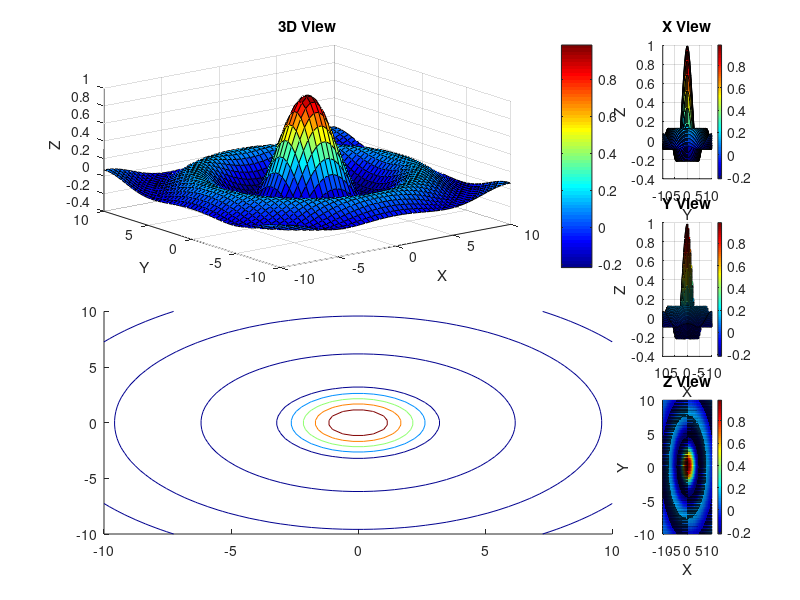

This chart was generated by the following MATLAB code: (Note: this script raises an error after producing the figure.)
clear
close all
clc

%% Data Creation

X = linspace(-10, 10, 50);
Y = X;
[X, Y] = meshgrid(X, Y);

R = sqrt(X.^2 + Y.^2) + eps;
Z = sin(R) ./ R;

%% Plotting
subplot(6, 6, [6, 12])
surf(X, Y, Z)
view(90, 0)
xlabel('X')
ylabel('Y')
zlabel('Z')
title('X View')
colormap jet
colorbar

subplot(6, 6, [18, 24])
surf(X, Y, Z)
view(180, 0)
xlabel('X')
ylabel('Y')
zlabel('Z')
title('Y View')
colormap jet
colorbar

subplot(6, 6, [30, 36])
surf(X, Y, Z)
view(0, 90)
xlabel('X')
ylabel('Y')
zlabel('Z')
title('Z View')
colormap jet
colorbar

subplot(6, 6, [1:5, 7:11, 13:17])
surf(X, Y, Z)
xlabel('X')
ylabel('Y')
zlabel('Z')
title('3D View')
colormap jet
colorbar

subplot(6, 6, [1:5, 7:11, 13:17] + 18)
contour(X, Y, Z, 5, 'ShowText', true)
title('Contour Plot')
colormap jet
colorbar

sgtitle('Droplet Analysis!', 'FontSize', 25, 'FontWeight', 'bold')
